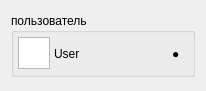
<?xml version="1.0" encoding="UTF-8"?>
<ui version="4.0">
 <class>user</class>
 <widget class="QWidget" name="user">
  <property name="geometry">
   <rect>
    <x>0</x>
    <y>0</y>
    <width>206</width>
    <height>91</height>
   </rect>
  </property>
  <property name="windowTitle">
   <string>Form</string>
  </property>
  <layout class="QVBoxLayout" name="verticalLayout_2">
   <item>
    <widget class="QGroupBox" name="userID">
     <property name="maximumSize">
      <size>
       <width>16777215</width>
       <height>64</height>
      </size>
     </property>
     <property name="title">
      <string>пользователь</string>
     </property>
     <layout class="QVBoxLayout" name="verticalLayout">
      <property name="spacing">
       <number>4</number>
      </property>
      <property name="leftMargin">
       <number>4</number>
      </property>
      <property name="topMargin">
       <number>4</number>
      </property>
      <property name="rightMargin">
       <number>4</number>
      </property>
      <property name="bottomMargin">
       <number>4</number>
      </property>
      <item>
       <layout class="QHBoxLayout" name="horizontalLayout">
        <item>
         <widget class="QGraphicsView" name="avator">
          <property name="minimumSize">
           <size>
            <width>32</width>
            <height>32</height>
           </size>
          </property>
          <property name="maximumSize">
           <size>
            <width>32</width>
            <height>32</height>
           </size>
          </property>
          <property name="styleSheet">
           <string notr="true"/>
          </property>
         </widget>
        </item>
        <item>
         <widget class="QLabel" name="nameLabel">
          <property name="sizePolicy">
           <sizepolicy hsizetype="Preferred" vsizetype="Expanding">
            <horstretch>0</horstretch>
            <verstretch>0</verstretch>
           </sizepolicy>
          </property>
          <property name="text">
           <string>User</string>
          </property>
         </widget>
        </item>
        <item>
         <spacer name="horizontalSpacer">
          <property name="orientation">
           <enum>Qt::Horizontal</enum>
          </property>
          <property name="sizeHint" stdset="0">
           <size>
            <width>134</width>
            <height>20</height>
           </size>
          </property>
         </spacer>
        </item>
        <item>
         <widget class="QLabel" name="statusLabel">
          <property name="sizePolicy">
           <sizepolicy hsizetype="Fixed" vsizetype="Expanding">
            <horstretch>0</horstretch>
            <verstretch>0</verstretch>
           </sizepolicy>
          </property>
          <property name="minimumSize">
           <size>
            <width>16</width>
            <height>0</height>
           </size>
          </property>
          <property name="maximumSize">
           <size>
            <width>16</width>
            <height>16777215</height>
           </size>
          </property>
          <property name="text">
           <string>●</string>
          </property>
         </widget>
        </item>
       </layout>
      </item>
     </layout>
    </widget>
   </item>
  </layout>
 </widget>
 <resources/>
 <connections/>
</ui>
